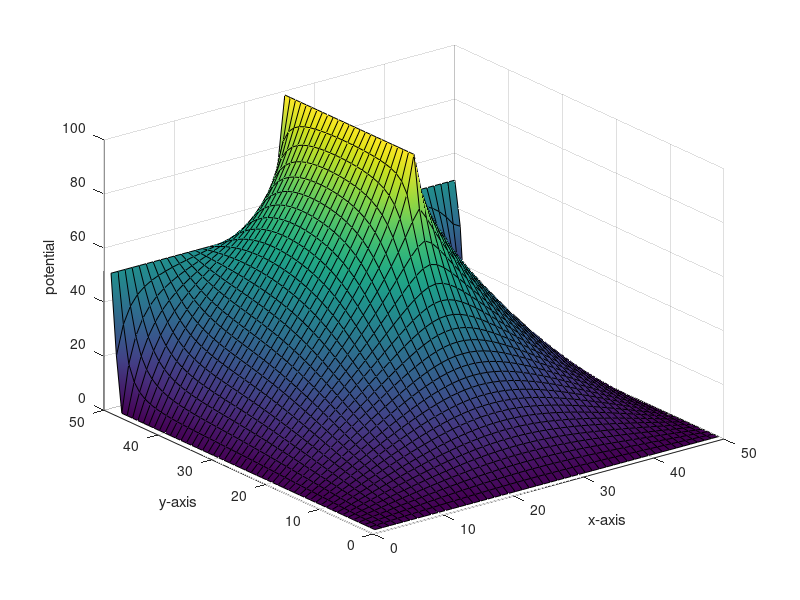
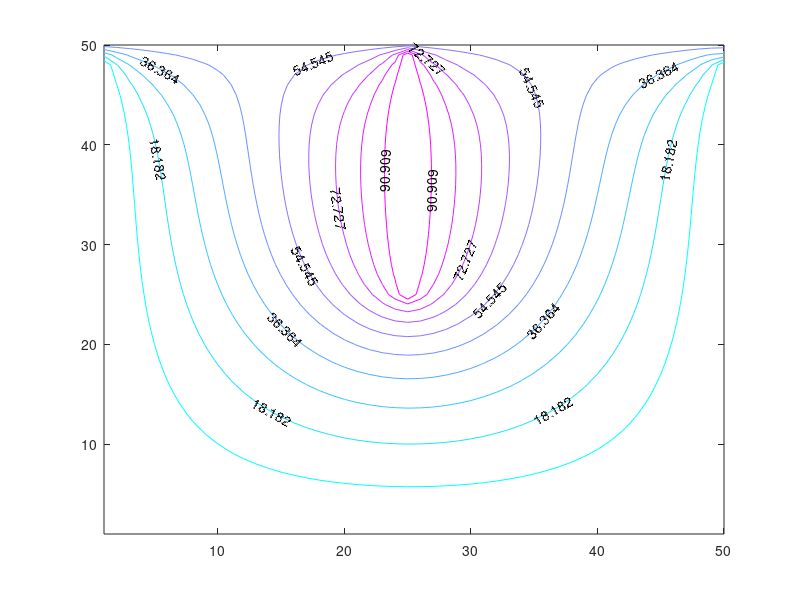
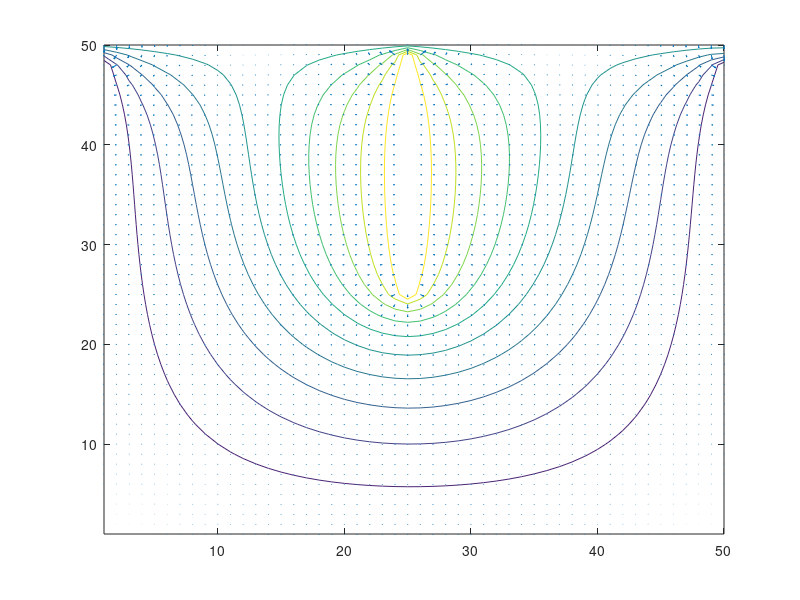

The MATLAB source for these figures, in order:
%Ioannis Papaspyridis
clc; %clear the command line
clear; %remove all previous variables

%set14

VTop=50;%voltage on top two conductor
VIn=100;%voltage on inner conductor
VOut=0;%voltage on outer conductors

NumberOfXPoints=50; %number of points in the x direction
NumberOfYPoints=NumberOfXPoints; %number of points in the y direction
NumberOfUnKnowns=NumberOfXPoints*NumberOfYPoints; %this is the total number of unknowns

A=zeros(NumberOfUnKnowns, NumberOfUnKnowns); %this is the matrix of coefficients
b=zeros(NumberOfUnKnowns,1);%this is the right hand side vector

jmid=NumberOfXPoints/2;%index of inner conductor side

ibottom=NumberOfYPoints/2;%index of middle conductor Bottom side
itop=NumberOfYPoints;%index of middle conductor Top side

EquationCounter=1; %this is the counter of the equations
for i=1:NumberOfYPoints %repeat for all rows
    for j=1:NumberOfXPoints %repeat for all columns
        if((i>=ibottom&&i<itop)&&(j==jmid)) %V=100 for all points inside the inner conductor
            A(EquationCounter, EquationCounter)=1;
            b(EquationCounter,1)=VIn;
        elseif(i==itop&&j==jmid) %one point in the middle of the 100V and 50V conductors
            A(EquationCounter, EquationCounter)=-4;
            A(EquationCounter, EquationCounter+1)=1;
            A(EquationCounter, EquationCounter-1)=1;
            A(EquationCounter, EquationCounter-NumberOfXPoints)=1;
            b(EquationCounter,1)=0;
        elseif(i==1) %bottom conductor
            A(EquationCounter, EquationCounter)=1;
            b(EquationCounter,1)=VOut;
        elseif(i==itop) %top conductors
            A(EquationCounter, EquationCounter)=1;
            b(EquationCounter,1)=VTop;
        elseif(j==1&&i<(itop-1)) %left conductor
            A(EquationCounter, EquationCounter)=1;
            b(EquationCounter,1)=VOut;
        elseif(j==NumberOfXPoints&&i<(itop-1)) %right conductor
            A(EquationCounter, EquationCounter)=1;
            b(EquationCounter,1)=VOut;
        else %all points in between
            A(EquationCounter, EquationCounter)=-4;
            A(EquationCounter, EquationCounter+1)=1;
            A(EquationCounter, EquationCounter-1)=1;
            A(EquationCounter, EquationCounter+NumberOfXPoints)=1;
            A(EquationCounter, EquationCounter-NumberOfXPoints)=1;
            b(EquationCounter,1)=0;
        end
        EquationCounter=EquationCounter+1;
    end
end

V=A\b; %obtain the vector of voltages
V_Square=reshape(V, NumberOfXPoints, NumberOfYPoints);%convert values into a rectangular matrix

surf(V_Square','FaceColor','interp'); %obtain the surface figure
xlabel('x-axis')
ylabel('y-axis')
zlabel('potential')
zlim([0 100])
figure;
[C,h] = contour(V_Square');% obtain the contour figure
set(h,'ShowText','on','TextStep',get(h,'LevelStep')*2)
colormap cool;
figure;
contour(V_Square');
[px,py] = gradient(V_Square');
hold on, quiver(-px,-py), hold off %obtain the electric field map by using E=-Gradient(V)